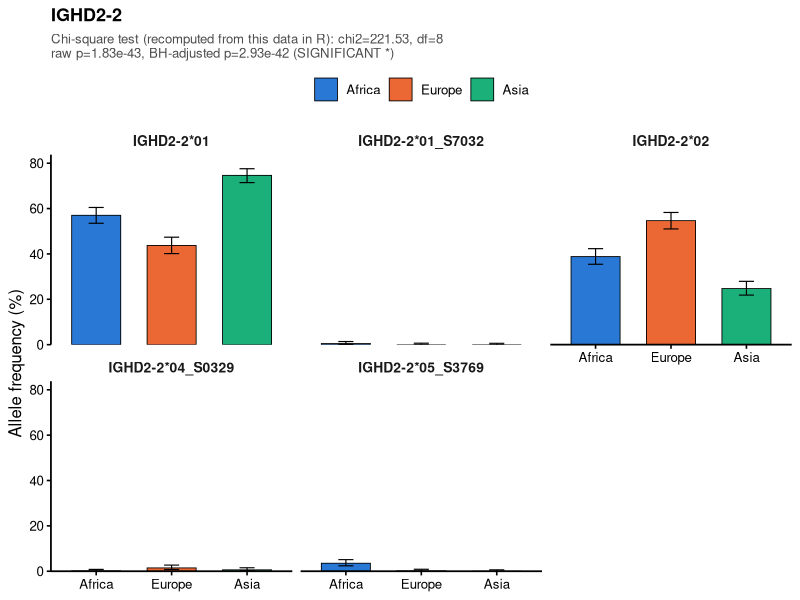
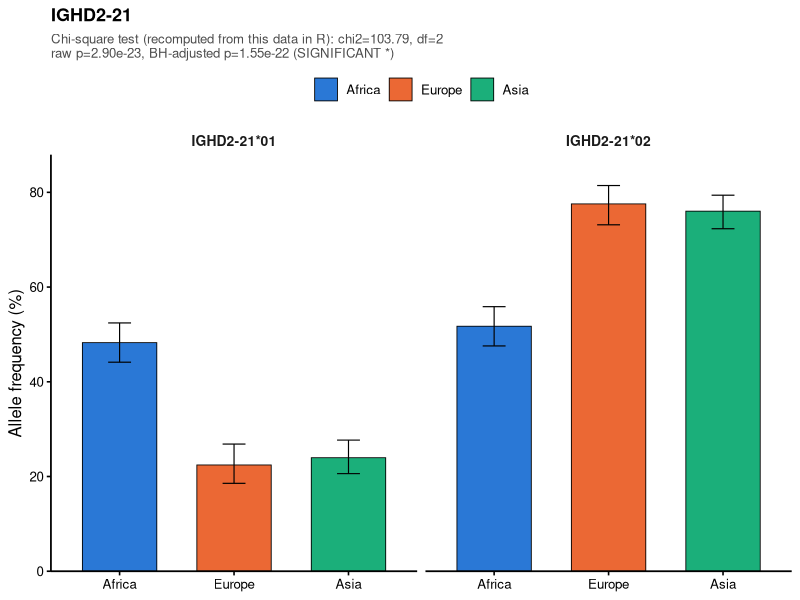
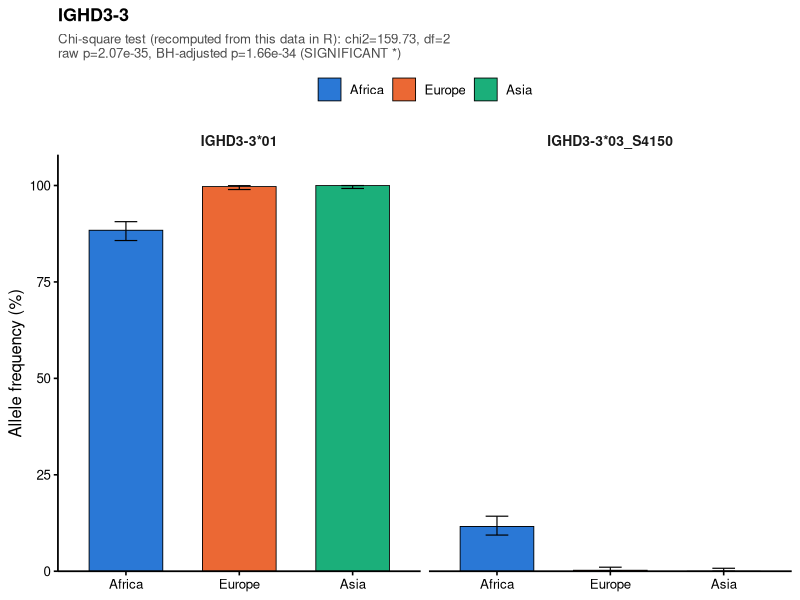
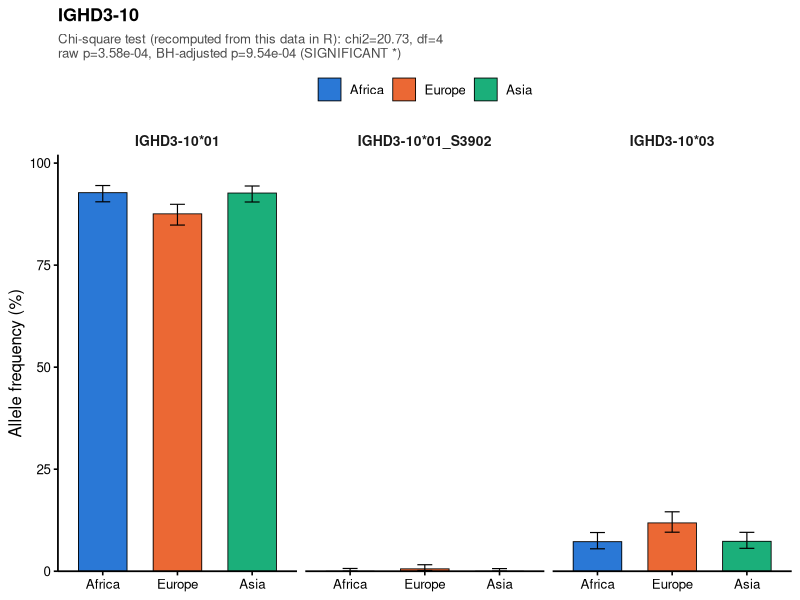
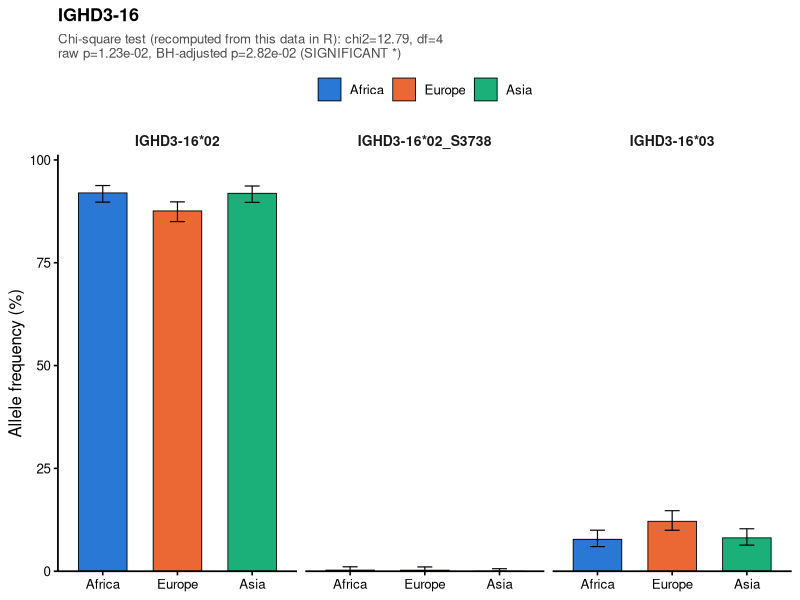
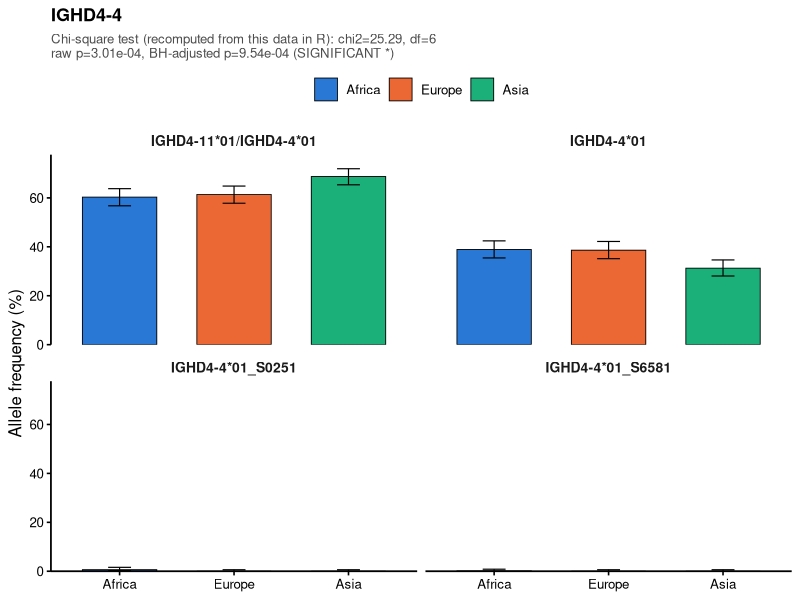
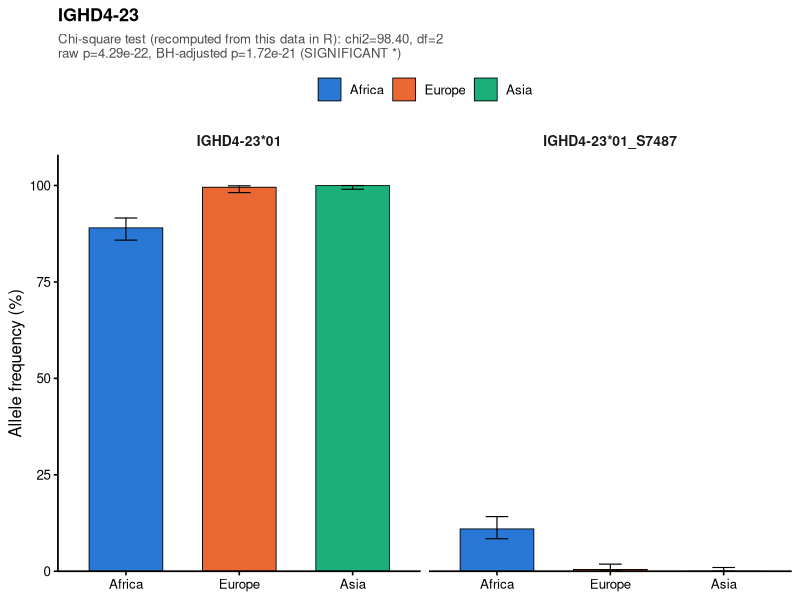
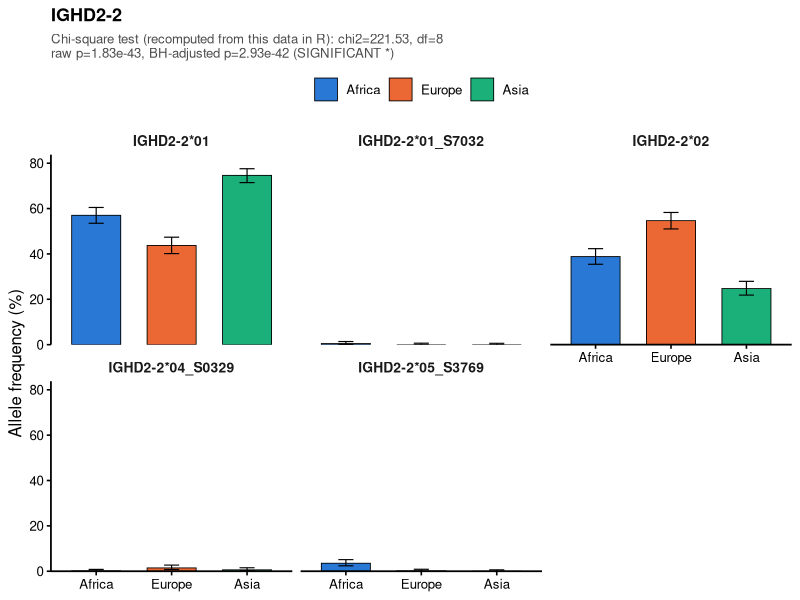

Recreate these plots in R, in order.
# =============================================================================
# D-REGION allele frequency by geography - publication-style bar charts
#
# DATA SOURCE: raw observed haplotype counts from our own analysis of
# KIARVA's real, public 1000 Genomes IGHD genotype data (CC BY-NC 4.0). NOT
# copied from any published article. Same counts as the accompanying Excel
# workbook and GraphPad Prism export (single source, cross-checked).
#
# Everything below this one raw table is COMPUTED, not restated: R itself
# builds the per-gene contingency tables, runs the chi-square test of
# independence and the Benjamini-Hochberg correction across all 16 tested
# genes, derives percentages and 95% Wilson confidence intervals, and only
# then plots - nothing is pre-summarized or hardcoded per gene/allele.
# =============================================================================

library(ggplot2)

raw_csv <- "gene,allele,region,count
IGHD2-2,IGHD2-2*01,Africa,454
IGHD2-2,IGHD2-2*01,Europe,327
IGHD2-2,IGHD2-2*01,Asia,603
IGHD2-2,IGHD2-2*01_S7032,Africa,4
IGHD2-2,IGHD2-2*01_S7032,Europe,0
IGHD2-2,IGHD2-2*01_S7032,Asia,0
IGHD2-2,IGHD2-2*02,Africa,309
IGHD2-2,IGHD2-2*02,Europe,409
IGHD2-2,IGHD2-2*02,Asia,200
IGHD2-2,IGHD2-2*04_S0329,Africa,1
IGHD2-2,IGHD2-2*04_S0329,Europe,11
IGHD2-2,IGHD2-2*04_S0329,Asia,5
IGHD2-2,IGHD2-2*05_S3769,Africa,28
IGHD2-2,IGHD2-2*05_S3769,Europe,1
IGHD2-2,IGHD2-2*05_S3769,Asia,0
IGHD2-21,IGHD2-21*01,Africa,279
IGHD2-21,IGHD2-21*01,Europe,92
IGHD2-21,IGHD2-21*01,Asia,140
IGHD2-21,IGHD2-21*02,Africa,299
IGHD2-21,IGHD2-21*02,Europe,318
IGHD2-21,IGHD2-21*02,Asia,444
IGHD2-8,IGHD2-8*01,Africa,531
IGHD2-8,IGHD2-8*01,Europe,482
IGHD2-8,IGHD2-8*01,Asia,448
IGHD2-8,IGHD2-8*02,Africa,79
IGHD2-8,IGHD2-8*02,Europe,80
IGHD2-8,IGHD2-8*02,Asia,82
IGHD3-10,IGHD3-10*01,Africa,653
IGHD3-10,IGHD3-10*01,Europe,599
IGHD3-10,IGHD3-10*01,Asia,682
IGHD3-10,IGHD3-10*01_S3902,Africa,0
IGHD3-10,IGHD3-10*01_S3902,Europe,4
IGHD3-10,IGHD3-10*01_S3902,Asia,0
IGHD3-10,IGHD3-10*03,Africa,51
IGHD3-10,IGHD3-10*03,Europe,81
IGHD3-10,IGHD3-10*03,Asia,54
IGHD3-16,IGHD3-16*02,Africa,688
IGHD3-16,IGHD3-16*02,Europe,671
IGHD3-16,IGHD3-16*02,Asia,713
IGHD3-16,IGHD3-16*02_S3738,Africa,2
IGHD3-16,IGHD3-16*02_S3738,Europe,2
IGHD3-16,IGHD3-16*02_S3738,Asia,0
IGHD3-16,IGHD3-16*03,Africa,58
IGHD3-16,IGHD3-16*03,Europe,93
IGHD3-16,IGHD3-16*03,Asia,63
IGHD3-3,IGHD3-3*01,Africa,617
IGHD3-3,IGHD3-3*01,Europe,762
IGHD3-3,IGHD3-3*01,Asia,624
IGHD3-3,IGHD3-3*03_S4150,Africa,81
IGHD3-3,IGHD3-3*03_S4150,Europe,2
IGHD3-3,IGHD3-3*03_S4150,Asia,0
IGHD4-17,IGHD4-17*01,Africa,339
IGHD4-17,IGHD4-17*01,Europe,336
IGHD4-17,IGHD4-17*01,Asia,352
IGHD4-17,IGHD4-17*01/IGHD4-4*01_S0251,Africa,351
IGHD4-17,IGHD4-17*01/IGHD4-4*01_S0251,Europe,346
IGHD4-17,IGHD4-17*01/IGHD4-4*01_S0251,Asia,362
IGHD4-23,IGHD4-23*01,Africa,438
IGHD4-23,IGHD4-23*01,Europe,434
IGHD4-23,IGHD4-23*01,Asia,492
IGHD4-23,IGHD4-23*01_S7487,Africa,54
IGHD4-23,IGHD4-23*01_S7487,Europe,2
IGHD4-23,IGHD4-23*01_S7487,Asia,0
IGHD4-4,IGHD4-11*01/IGHD4-4*01,Africa,467
IGHD4-4,IGHD4-11*01/IGHD4-4*01,Europe,469
IGHD4-4,IGHD4-11*01/IGHD4-4*01,Asia,543
IGHD4-4,IGHD4-4*01,Africa,301
IGHD4-4,IGHD4-4*01,Europe,295
IGHD4-4,IGHD4-4*01,Asia,247
IGHD4-4,IGHD4-4*01_S0251,Africa,5
IGHD4-4,IGHD4-4*01_S0251,Europe,0
IGHD4-4,IGHD4-4*01_S0251,Asia,0
IGHD4-4,IGHD4-4*01_S6581,Africa,1
IGHD4-4,IGHD4-4*01_S6581,Europe,0
IGHD4-4,IGHD4-4*01_S6581,Asia,0
IGHD5-18,IGHD5-18*01,Africa,533
IGHD5-18,IGHD5-18*01,Europe,547
IGHD5-18,IGHD5-18*01,Asia,509
IGHD5-18,IGHD5-18*02,Africa,43
IGHD5-18,IGHD5-18*02,Europe,57
IGHD5-18,IGHD5-18*02,Asia,47
IGHD5-18/5-5,IGHD5-18*01/IGHD5-5*01,Africa,704
IGHD5-18/5-5,IGHD5-18*01/IGHD5-5*01,Europe,720
IGHD5-18/5-5,IGHD5-18*01/IGHD5-5*01,Asia,677
IGHD5-18/5-5,IGHD5-18*02,Africa,28
IGHD5-18/5-5,IGHD5-18*02,Europe,34
IGHD5-18/5-5,IGHD5-18*02,Asia,27
IGHD5-18/5-5,IGHD5-5*01_S6943,Africa,2
IGHD5-18/5-5,IGHD5-5*01_S6943,Europe,0
IGHD5-18/5-5,IGHD5-5*01_S6943,Asia,0
IGHD5-5,IGHD5-5*01,Africa,584
IGHD5-5,IGHD5-5*01,Europe,662
IGHD5-5,IGHD5-5*01,Asia,504
IGHD5-5,IGHD5-5*01_S6943,Africa,2
IGHD5-5,IGHD5-5*01_S6943,Europe,0
IGHD5-5,IGHD5-5*01_S6943,Asia,0
IGHD6-13,IGHD6-13*01,Africa,769
IGHD6-13,IGHD6-13*01,Europe,765
IGHD6-13,IGHD6-13*01,Asia,789
IGHD6-13,IGHD6-13*01_S0744,Africa,2
IGHD6-13,IGHD6-13*01_S0744,Europe,1
IGHD6-13,IGHD6-13*01_S0744,Asia,1
IGHD6-13,IGHD6-13*01_S5237,Africa,1
IGHD6-13,IGHD6-13*01_S5237,Europe,0
IGHD6-13,IGHD6-13*01_S5237,Asia,2
IGHD6-19,IGHD6-19*01,Africa,757
IGHD6-19,IGHD6-19*01,Europe,752
IGHD6-19,IGHD6-19*01,Asia,771
IGHD6-19,IGHD6-19*01_S2183,Africa,1
IGHD6-19,IGHD6-19*01_S2183,Europe,0
IGHD6-19,IGHD6-19*01_S2183,Asia,1
IGHD6-25,IGHD6-25*01,Africa,546
IGHD6-25,IGHD6-25*01,Europe,529
IGHD6-25,IGHD6-25*01,Asia,586
IGHD6-25,IGHD6-25*01_S2758,Africa,0
IGHD6-25,IGHD6-25*01_S2758,Europe,1
IGHD6-25,IGHD6-25*01_S2758,Asia,0
IGHD6-6,IGHD6-6*01,Africa,753
IGHD6-6,IGHD6-6*01,Europe,786
IGHD6-6,IGHD6-6*01,Asia,640
IGHD6-6,IGHD6-6*01_S1911,Africa,1
IGHD6-6,IGHD6-6*01_S1911,Europe,0
IGHD6-6,IGHD6-6*01_S1911,Asia,0
"

# ---- 1) parse the raw table - this is the ONLY hardcoded input; every
#         number below is computed from it, nothing is pre-summarized ------
raw_long <- read.csv(text = raw_csv, stringsAsFactors = FALSE)
gene_order <- unique(raw_long$gene)
raw_long$gene   <- factor(raw_long$gene, levels = gene_order)
raw_long$region <- factor(raw_long$region, levels = c("Africa", "Europe", "Asia"))

# ---- 2) percentages + 95% Wilson confidence intervals (base R, no extra pkg) ----
totals <- aggregate(count ~ gene + region, data = raw_long, sum)
names(totals)[3] <- "total"
raw_long <- merge(raw_long, totals, by = c("gene", "region"))
raw_long$pct <- 100 * raw_long$count / raw_long$total

ci <- t(mapply(function(x, n) {
  if (n == 0) return(c(NA_real_, NA_real_))
  100 * prop.test(x, n, correct = TRUE)$conf.int
}, raw_long$count, raw_long$total))
raw_long$ci_low  <- ci[, 1]
raw_long$ci_high <- ci[, 2]

# ---- 3) chi-square test of independence, per gene, built straight from
#         raw_long via xtabs (allele x region contingency table) - then ONE
#         Benjamini-Hochberg correction across all 16 tested genes (the
#         correct family of tests, not just the ones that end up significant)
chi_results <- do.call(rbind, lapply(split(raw_long, raw_long$gene), function(sub) {
  tab <- xtabs(count ~ allele + region, data = sub)
  test <- suppressWarnings(chisq.test(tab))
  data.frame(gene = as.character(unique(sub$gene)), n_allele = nrow(tab),
             chi2 = unname(test$statistic), df = unname(test$parameter),
             p_raw = test$p.value, stringsAsFactors = FALSE)
}))
chi_results$p_BH <- p.adjust(chi_results$p_raw, method = "BH")
chi_results <- chi_results[order(chi_results$p_BH), ]
cat("\n==== Chi-square test, ALL 16 tested genes (BH correction over this full set) ====\n")
print(chi_results, row.names = FALSE)

sig_genes <- as.character(chi_results$gene[chi_results$p_BH < 0.05])
cat(sprintf("\n%d / %d genes statistically significant (BH p<0.05): %s\n",
            length(sig_genes), nrow(chi_results), paste(sig_genes, collapse = ", ")))

# for PLOTTING ORDER only (the stats table above stays sorted by
# significance): group genes by IGHD family number (the digit right after
# "IGHD", e.g. IGHD4-4 and IGHD4-23 are both family 4) so family-mates are
# plotted next to each other, then by position number within a family
family_num   <- as.integer(sub("^IGHD(\\d+)-.*$", "\\1", sig_genes))
position_num <- as.integer(sub("^IGHD\\d+-(\\d+).*$", "\\1", sig_genes))
sig_genes_plot_order <- sig_genes[order(family_num, position_num)]

# ---- 4) GraphPad Prism-style theme ------------------------------------------
theme_prism <- theme_bw(base_size = 12) +
  theme(
    panel.grid       = element_blank(),
    panel.border     = element_blank(),
    axis.line        = element_line(color = "black", size = 0.6),  # `size` (not linewidth) for compat with older ggplot2
    axis.ticks       = element_line(color = "black"),
    axis.text        = element_text(color = "black"),
    strip.background = element_blank(),
    strip.text       = element_text(face = "bold", size = 10),
    legend.position  = "top",
    legend.title     = element_blank(),
    plot.title       = element_text(face = "bold", size = 13),
    plot.subtitle    = element_text(size = 9.5, color = "grey30"),
    text             = element_text(family = "sans")
  )

region_colors <- c(Africa = "#2A78D6", Europe = "#EB6834", Asia = "#1BAF7A")

# ---- 4b) where to save the HD figures. Saves into your current R working
#          directory (see getwd() in the console, or Session > Set Working
#          Directory > Choose Directory in RStudio to pick a folder first).
out_dir <- "figures"
dir.create(out_dir, showWarnings = FALSE)
# (not using normalizePath() here - on Windows it can choke on non-ASCII
# characters in the path, e.g. a OneDrive folder with Turkish letters)
cat(sprintf("\nSaving figures into: %s/%s\n", getwd(), out_dir))

# ---- 5) one figure per SIGNIFICANT gene, one facet panel per allele (never
#         combined into a single set of bars - each allele keeps its own
#         separate panel). Printed in family order (see sig_genes_plot_order
#         above) so family-mates (e.g. IGHD4-4, IGHD4-23) appear back to back.
for (g in sig_genes_plot_order) {
  sub  <- subset(raw_long, gene == g)
  stat <- subset(chi_results, gene == g)
  subtitle <- sprintf("Chi-square test (recomputed from this data in R): chi2=%.2f, df=%d\nraw p=%.2e, BH-adjusted p=%.2e (SIGNIFICANT *)",
                       stat$chi2, stat$df, stat$p_raw, stat$p_BH)

  p <- ggplot(sub, aes(x = region, y = pct, fill = region)) +
    geom_col(width = 0.65, color = "black", size = 0.3) +
    geom_errorbar(aes(ymin = ci_low, ymax = ci_high), width = 0.2, size = 0.4, color = "black") +
    facet_wrap(~ allele) +
    scale_fill_manual(values = region_colors) +
    scale_y_continuous(limits = c(0, NA), expand = expansion(mult = c(0, 0.08))) +
    labs(title = as.character(g), subtitle = subtitle, x = NULL, y = "Allele frequency (%)") +
    theme_prism

  print(p)

  n_allele_panels <- nlevels(factor(sub$allele))
  fig_width <- max(6, 3 * n_allele_panels)  # widen for genes with more allele panels

  # vector PDF - what most journals actually want, scales to any size with no quality loss
  ggsave(file.path(out_dir, paste0(gsub("[/*]", "-", g), ".pdf")), plot = p,
         width = fig_width, height = 5, units = "in")
  # high-resolution TIFF as well, in case a raster format is required instead
  ggsave(file.path(out_dir, paste0(gsub("[/*]", "-", g), ".tiff")), plot = p,
         width = fig_width, height = 5, units = "in", dpi = 600, compression = "lzw")
}

cat(sprintf("\nDone - %d PDF + %d TIFF file(s) written to: %s/%s\n",
            length(sig_genes_plot_order), length(sig_genes_plot_order), getwd(), out_dir))
